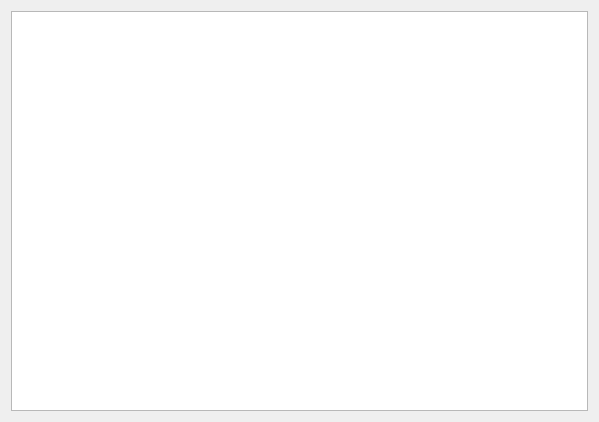
<?xml version="1.0" encoding="UTF-8"?>
<ui version="4.0">
 <class>MainWindow</class>
 <widget class="QMainWindow" name="MainWindow">
  <property name="geometry">
   <rect>
    <x>0</x>
    <y>0</y>
    <width>599</width>
    <height>422</height>
   </rect>
  </property>
  <property name="windowTitle">
   <string>MainWindow</string>
  </property>
  <widget class="QWidget" name="centralWidget">
   <layout class="QVBoxLayout" name="verticalLayout">
    <item>
     <widget class="QListWidget" name="listWidget"/>
    </item>
   </layout>
  </widget>
 </widget>
 <layoutdefault spacing="6" margin="11"/>
 <resources/>
 <connections/>
</ui>
